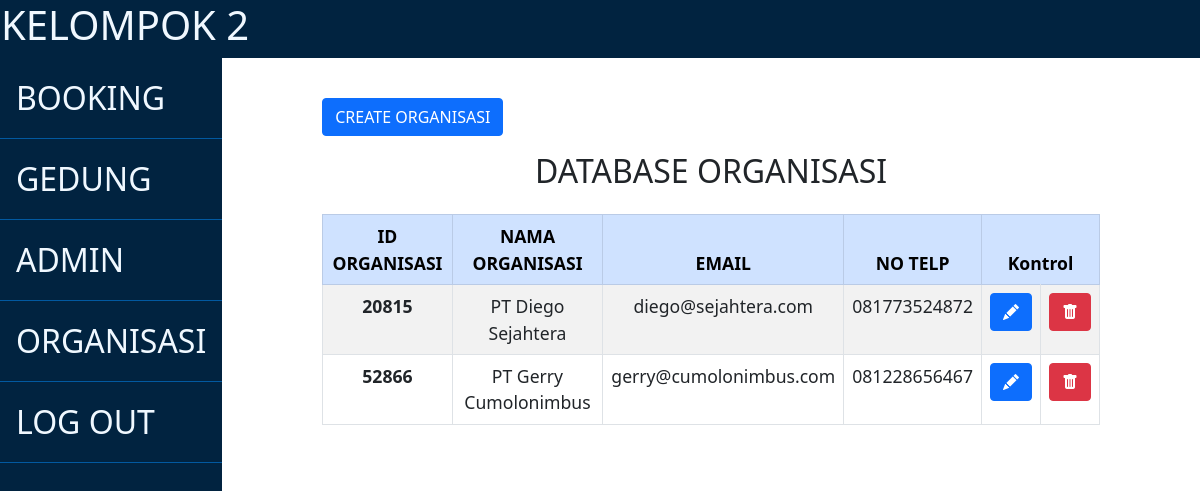
Screenshot of /admin/organisasi (signed in) with the database file from the repository.
### organisasi.py (models this page shows, shortened)
class OrganisasiModel(Base):
    __tablename__='organisasi'
    id = Column(Integer, primary_key=True)
    nama_organisasi = Column(String, nullable=False, unique=True)
    email = Column(String, nullable=False)
    no_telp = Column(String, nullable=False)

### app.py (the view)
@app.route('/admin/organisasi')
@login_required
def admin_organisasi_view():
    orgs = organisasi_helper.read()
    return render_template('admin/organisasi.html', orgs=orgs)
    pass

### admin.py (called while the page is built)
    def read_one(self, id):
        with Session(self.engine) as session:
            stmt = select(AdminModel).where(AdminModel.id == id)
            return session.scalars(stmt).one()

### app.py (called while the page is built)
@login_manager.user_loader
def load_user(id):
    return admin_helper.read_one(id)

### organisasi.py (called while the page is built)
    def read(self):
        with Session(self.engine) as session:
            return session.query(OrganisasiModel)

### templates/admin/organisasi.html (shortened to what this page needs)
{% extends 'admin/templates/admin_template.jinja2' %}
{% block rightside_content %}
    <button class="btn btn-primary" onclick="onAdd()">CREATE ORGANISASI</button>
    <div class="content">
        <h2 class="page-title">DATABASE ORGANISASI</h2>
        <div class="table-responsive">
            <table class="table table-bordered table-striped">
                <thead>
                <tr class="table-primary">
                    <th class="text-center">ID ORGANISASI</th>
                    <th class="text-center">NAMA ORGANISASI</th>
                    <th class="text-center">EMAIL</th>
                    <th class="text-center">NO TELP</th>
                    <th colspan="2" class="text-center">Kontrol</th>
                </tr>
                </thead>
                <tbody>
                {% for organisasi in orgs %}
                    <tr>
                        <th class="text-center">{{ organisasi.id }}</th>
                        <td class="text-center">{{ organisasi.nama_organisasi }}</td>
                        <td class="text-center">{{ organisasi.email }}</td>
                        <td class="text-center">{{ organisasi.no_telp }}</td>
                        <td class="text-center">
                            <button onClick="onEdit('{{ organisasi.id }}')" class="btn btn-primary"><i
                                    class="bi bi-pencil-fill"></i></button>
                        </td>
                        <td class="text-center">
                            <a href="{{ url_for('admin_organisasi_delete', id=organisasi.id) }}">
                                <button class="btn btn-danger"><i class="bi bi-trash-fill"></i></button>
                            </a>
                        </td>
                    </tr>
                {% endfor %}
                </tbody>
            </table>
        </div>
    </div>
{% endblock %}

### static/stylesheet/styleAdmin.css (style rules this page uses)
html { height: 100%; }
body { height: 100%; }
.index-wrapper .page-title { text-align: center; padding: 1rem; }
table { width: 100%; height: 100%; border-collapse: collapse; font-size: 1.1rem; }

### rows the page displays
OrganisasiModel: id "20815", nama_organisasi "PT Diego Sejahtera", email "diego@sejahtera.com", no_telp "081773524872"
OrganisasiModel: id "52866", nama_organisasi "PT Gerry Cumolonimbus", email "gerry@cumolonimbus.com", no_telp "081228656467"
